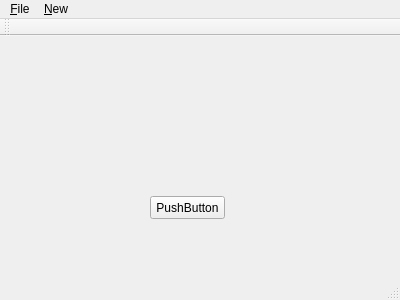
<?xml version="1.0" encoding="UTF-8"?>
<ui version="4.0">
 <class>MainWindow</class>
 <widget class="QMainWindow" name="MainWindow">
  <property name="geometry">
   <rect>
    <x>0</x>
    <y>0</y>
    <width>400</width>
    <height>300</height>
   </rect>
  </property>
  <property name="windowTitle">
   <string>MainWindow</string>
  </property>
  <widget class="QWidget" name="centralWidget">
   <widget class="QPushButton" name="pushButton">
    <property name="geometry">
     <rect>
      <x>150</x>
      <y>160</y>
      <width>75</width>
      <height>23</height>
     </rect>
    </property>
    <property name="text">
     <string>PushButton</string>
    </property>
   </widget>
  </widget>
  <widget class="QMenuBar" name="menuBar">
   <property name="geometry">
    <rect>
     <x>0</x>
     <y>0</y>
     <width>400</width>
     <height>21</height>
    </rect>
   </property>
   <widget class="QMenu" name="menu_File">
    <property name="title">
     <string>&amp;File</string>
    </property>
   </widget>
   <widget class="QMenu" name="menu_New">
    <property name="title">
     <string>&amp;New</string>
    </property>
   </widget>
   <addaction name="menu_File"/>
   <addaction name="menu_New"/>
  </widget>
  <widget class="QToolBar" name="mainToolBar">
   <attribute name="toolBarArea">
    <enum>TopToolBarArea</enum>
   </attribute>
   <attribute name="toolBarBreak">
    <bool>false</bool>
   </attribute>
  </widget>
  <widget class="QStatusBar" name="statusBar"/>
 </widget>
 <layoutdefault spacing="6" margin="11"/>
 <resources/>
 <connections/>
</ui>
